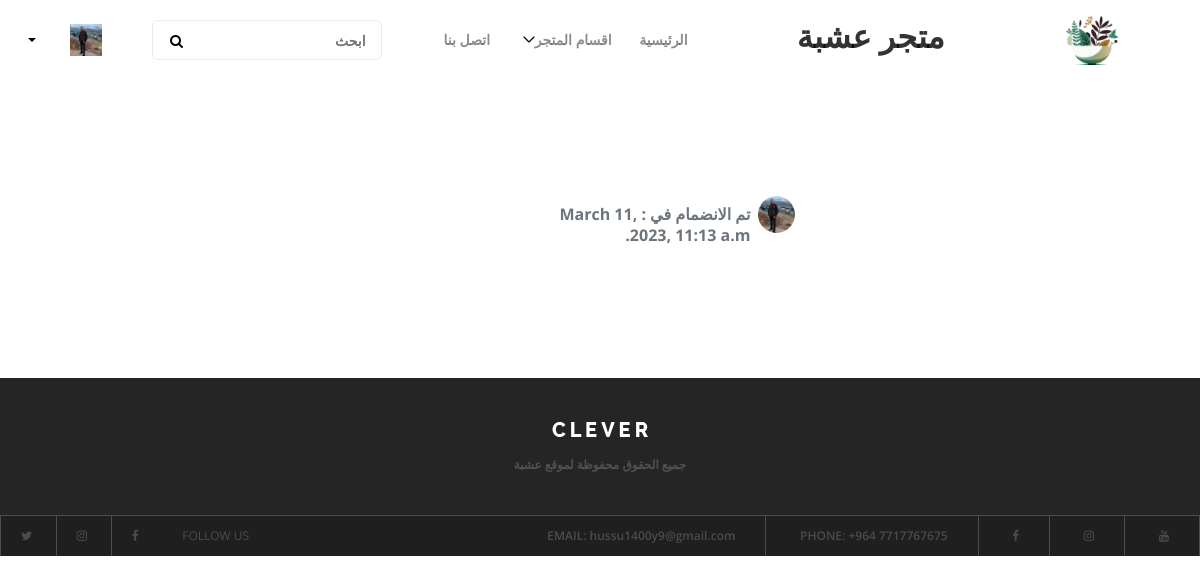
The app's page /myinfo/ (signed in), older data.
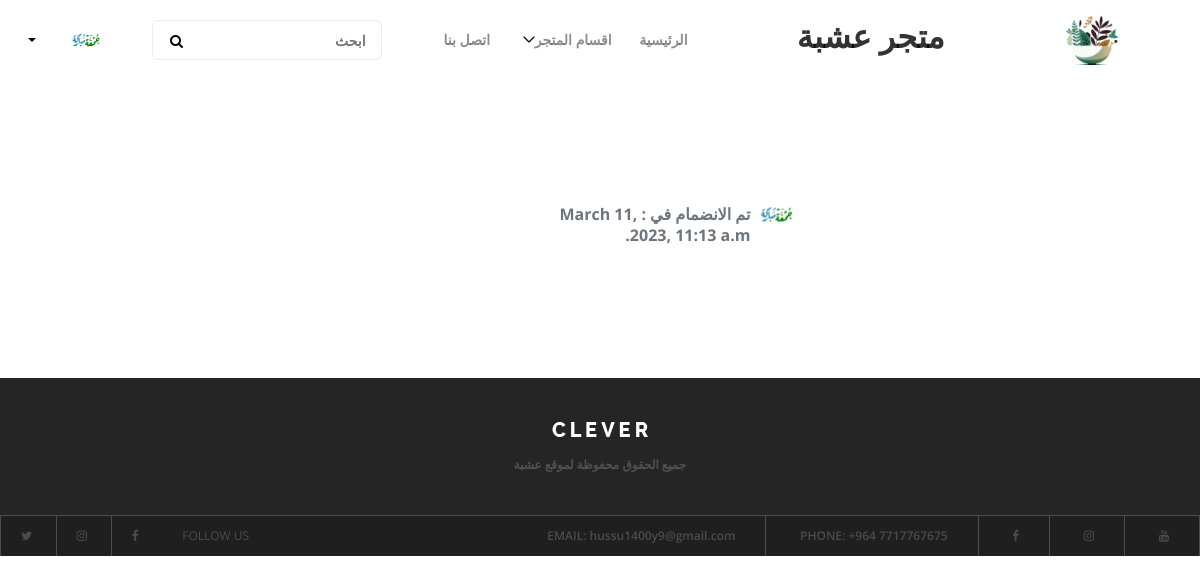
The same page, newer data.
### accounts/models.py (models this page shows, shortened)
class Profile(models.Model):
   user_id = models.OneToOneField(User, on_delete=models.CASCADE)
   phone = models.BigIntegerField(verbose_name='رقم الهاتف')
   img = models.ImageField(upload_to='media/usrimg/', default='media/usrimg/default.png', verbose_name='الصورة')

### accounts/views.py (the view)
# urls.py: path('myinfo/', myinfo, name="myinfo"),
def myinfo(request):
    category = Category.objects.all()
    if request.user.is_authenticated:
        user = Profile.objects.get(user_id= request.user)
    else:
        user="زائر"
    user = Profile.objects.get(user_id=request.user)
    return render(request, "myinfo.html",{'cats':category,'users':user,'user':user})

### accounts/templates/myinfo.html (shortened to what this page needs)
{% extends 'base.html' %}
{% block container %}
<div class="d-flex align-items-center justify-content-center p-3">
										<div class="wideget-user">
											<div class="row">
												<div dir="rtl" class="col-lg-8 col-md-8 ">
													<div class="wideget-user-desc">
														<div class="wideget-user-img">
															<img class="img-avatar"  src="{{users.img.url}}" alt="img">
														</div>
														<div class="">
															<h6 class="text-muted mb-3">تم الانضمام في : {{user.user_id.date_joined}}</h6>
														</div>
													</div>
												</div>
											</div>
										</div>
									</div>
{% endblock container %}

### templates/base.html (shortened to what the changed rows need)
<!DOCTYPE html>
{% load static %}
<html dir="ltr">
<head>
    <link type="text/css" href="{% static 'css\style.css' %} " rel="stylesheet" />
    <link href="{% static 'style.css' %} " rel="stylesheet" />
</head>
<body  dir="rtl" style="text-align: right">
    <header class="header-area">
        <div class="clever-main-menu">
            <div class="classy-nav-container breakpoint-off">
                <nav class="classy-navbar justify-content-between" id="cleverNav">
<H2 class="navbar-expand-md">متجر عشبة</H2>
                    <div class="classy-menu">
                        <div class="classynav">
							{% if request.user.is_authenticated %}
							<div class="login-state d-flex align-items-center">
                                <div class=" ">
                                    <img class="avatar" src="{{users.img.url}}" alt="">
                                </div>
                                <div class="user-name mr-30">
                                    <div class="dropdown">
                                        <a class="dropdown-toggle" href="#" role="button" id="userName" data-toggle="dropdown" aria-haspopup="true" aria-expanded="false">{{users.user_id.first_name}}</a>
                                    </div>
                                </div>
							</div>
							{% else %}
							<div class="register-login-area">
                                <a href="{% url 'reg' %}" class="btn">تسجيل</a>
								<a href="{% url 'login' %}" class="btn active">تسجيل الدخول</a>
                            </div>
							{% endif %}
						</div>
                    </div>
                </nav>
            </div>
        </div>
    </header>
    <section class="popular-courses-area section-padding-100">
		{% block container %}
		{% endblock container %}
    </section>
</body>
</html>

Row changes from the older to the newer data that the page shows:
changed Profile: img: a different picture
